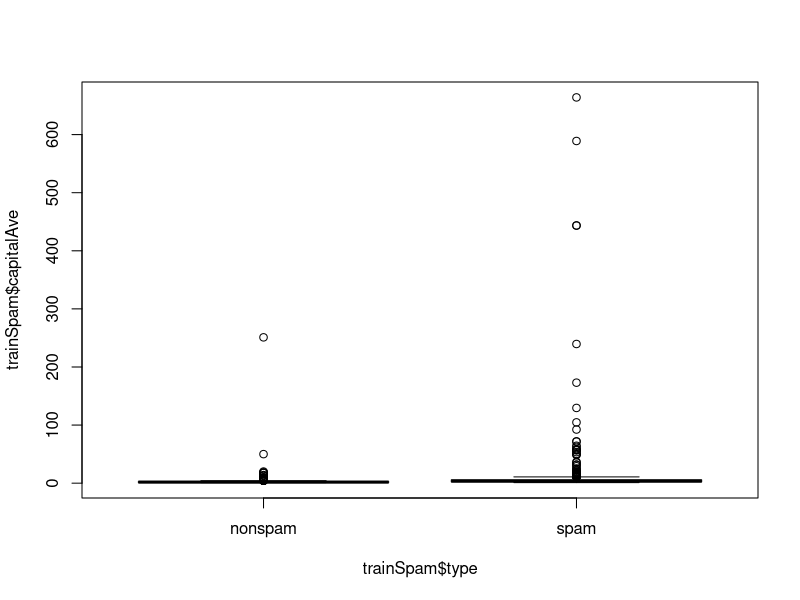
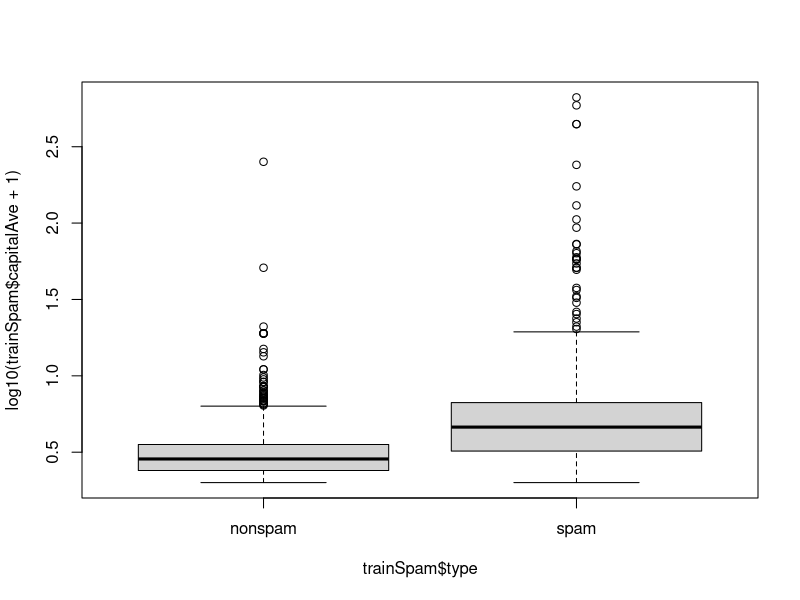
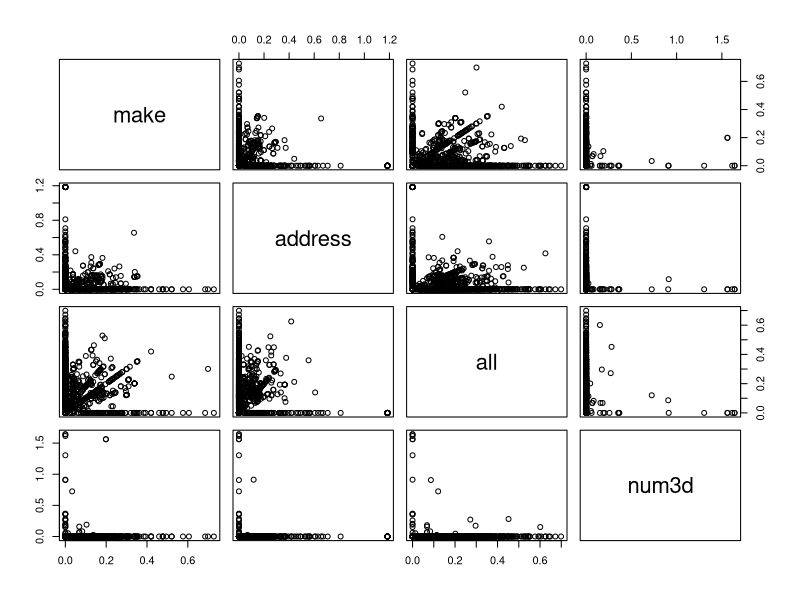
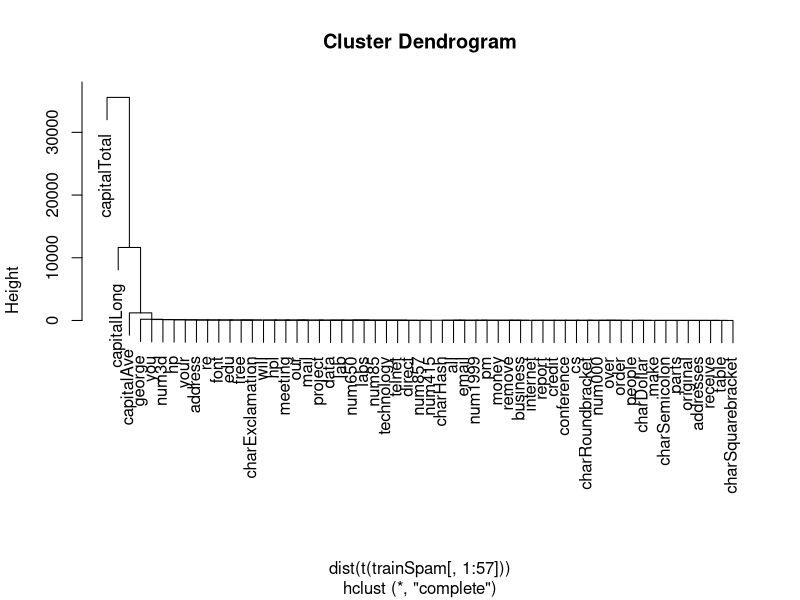
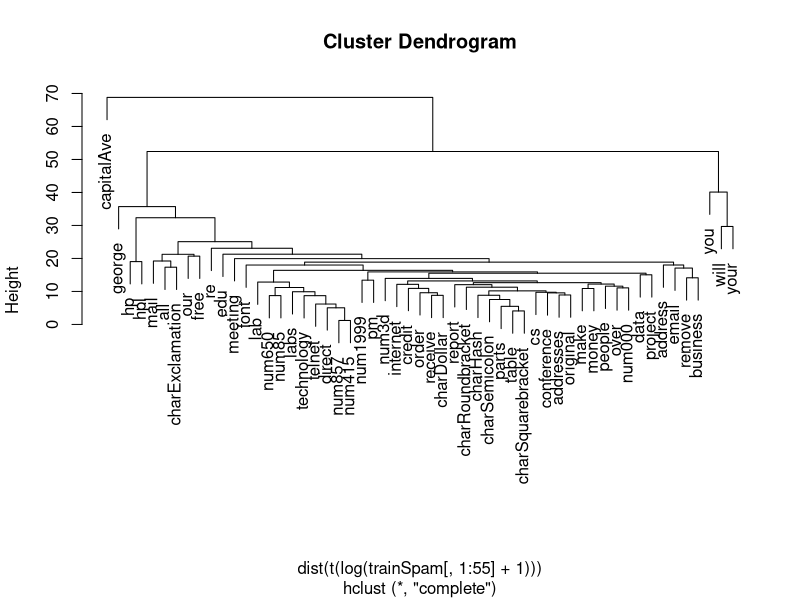

Generate these figures, in order, with R:
## Week 1

## Download kernlab package for spam dataset
install.packages('kernlab')
library('kernlab')
data(spam)
str(spam[,1:5])

## Perforrm subsampling
set.seed(3435)
trainIndicator <- rbinom(4601, size = 1, prob = 0.5)
table(trainIndicator)
trainSpam <- spam[trainIndicator == 1, ]
testSpam <- spam[trainIndicator == 0, ]

##Exploratory Analyis
names(trainSpam)
head(trainSpam)
table(trainSpam$type)
plot(trainSpam$capitalAve ~ trainSpam$type)
# use log to deal with different scales between variable (adding 1 because there are a lot of zeros in the data
plot(log10(trainSpam$capitalAve + 1) ~ trainSpam$type)
# Paris plot to show relationships between different predictors
plot(log10(trainSpam[,1:4] + 1))
# Clustering
# Initial hCluster analysis
hCluster <-  hclust(dist(t(trainSpam[,1:57])))
plot(hCluster)
# Updated hCluster analysis with Log (clustering can be sensitive to different scales in the data
hClusterUpdated <- hclust(dist(t(log(trainSpam[,1:55] + 1))))
plot(hClusterUpdated)

## Statistical Prediction/Modeling

# Can we determine whether an email is spam base on a single variable?
trainSpam$numType <- as.numeric(trainSpam$type) - 1
costFunction <- function(x, y) sum(x != (y > 0.5))
cvError <- rep(NA, 55)
library(boot)
for (i in 1:55) {
        lmFormula <- reformulate(names(trainSpam)[i], response = "numType")
        glmFit <- glm(lmFormula, family = "binomial", data = trainSpam)
        cvError[i] <- cv.glm(trainSpam, glmFit, costFunction, 2)$delta[2]
}

## Which predictor has minimum cross-validated error?
names(trainSpam)[which.min(cvError)]
# [1] "charDollar"

## Use the best model (above) from the group
predictionModel <- glm(numType ~ charDollar, family = "binomial", data = trainSpam)

## Get predictions on the test set
predictionsTest <- predict(predictionModel, testSpam)
predictedSpam <- rep("nonspam", dim(testSpam)[1])

## Clarify as 'spam' for those with prob > 0.5
predictedSpam[predictionModel$fitted > 0.5] = "spam"

## Classification Table
table(predictedSpam, testSpam$type)

# predictedSpam nonspam spam
# nonspam       1346    458
# spam          61      449

## Eror Rate
(61+458) / (1346 + 458 + 61 + 449)

# [1] 0.2242869
## ~22% error rate between predicted and actual spam values
